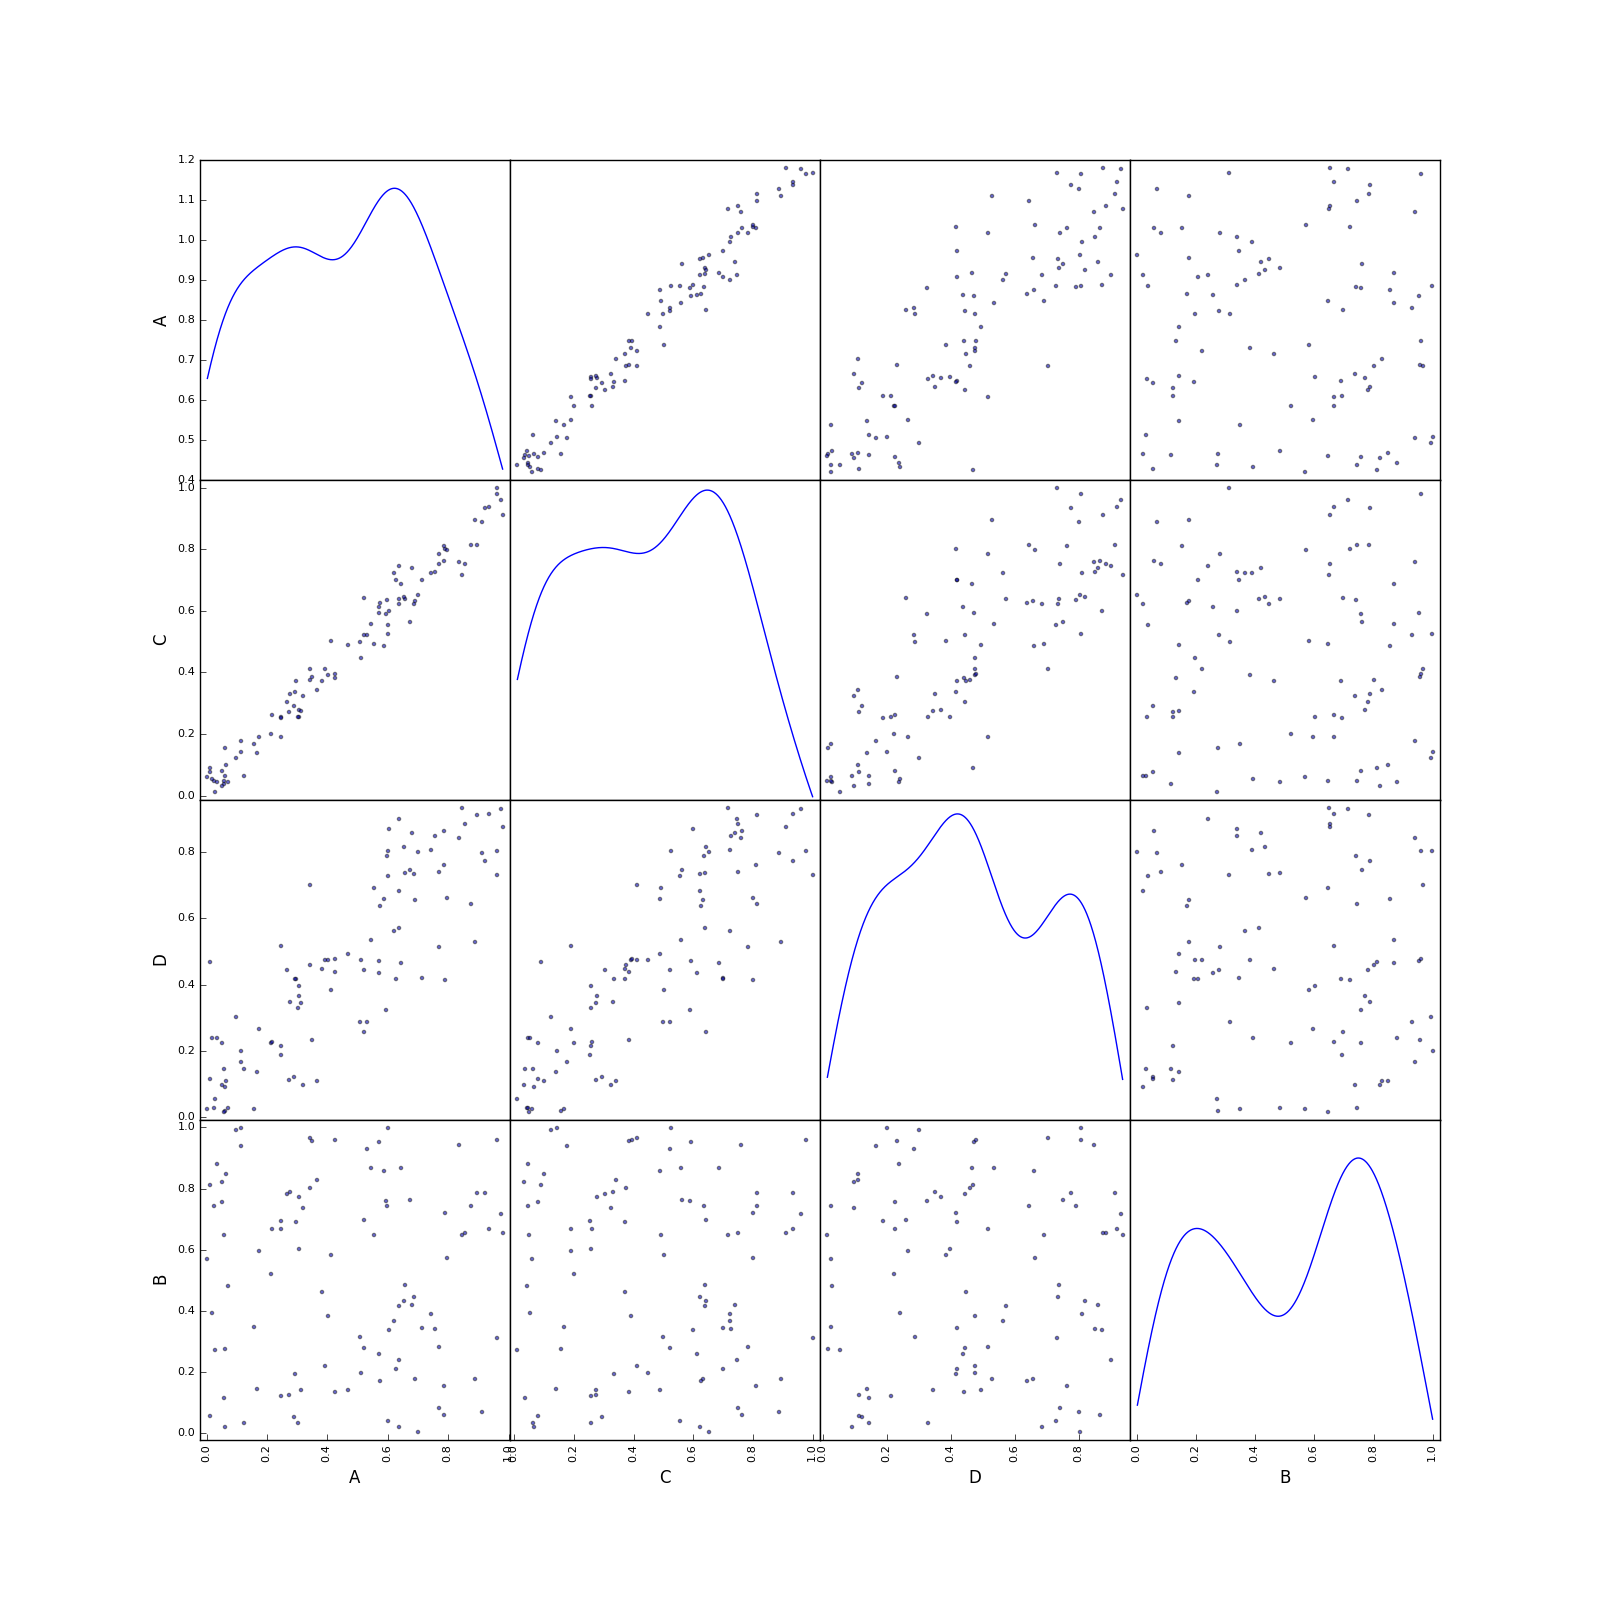

Reproduce this figure in Python.
import matplotlib
from matplotlib import pyplot as plt
from pandas.tools.plotting import scatter_matrix
import csv,sys
from pandas import DataFrame
def set_column_sequence(dataframe, seq):
    cols = seq[:]
    for x in dataframe.columns:
        if x not in cols:
            cols.append(x)
    return dataframe[cols]
data={'A':[],'B':[],'C':[],'D':[]}
with open(sys.argv[1]) as ff:
	f=csv.reader(ff)
	header=next(f)
	for row in f:
		data['A'].append(float(row[0]))
		data['B'].append(float(row[1]))
		data['C'].append(float(row[2]))
		data['D'].append(float(row[3]))		
df = DataFrame.from_dict(data)
dfo=set_column_sequence(df, ['A','C','D','B'])
a=scatter_matrix(dfo, alpha=0.5, figsize=(16, 16), diagonal='kde')
plt.show()
print dfo
